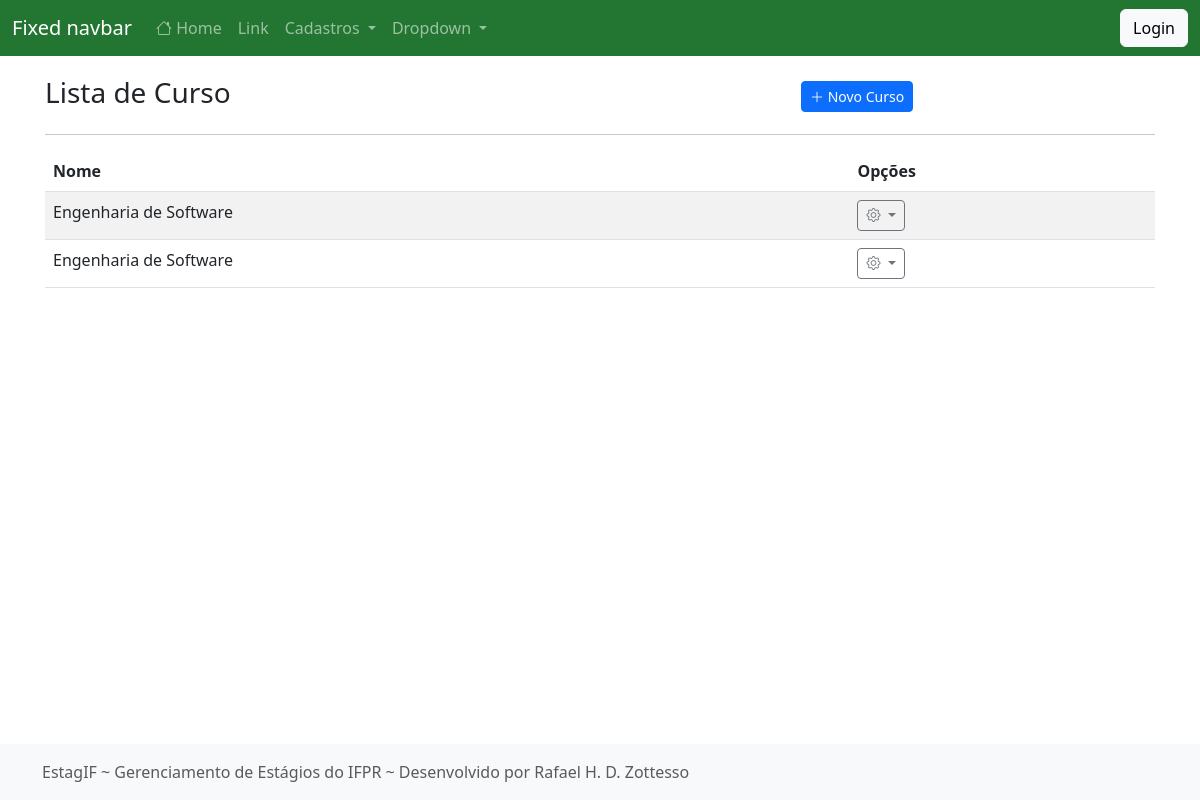
The app's page /listar/curso/, older data.
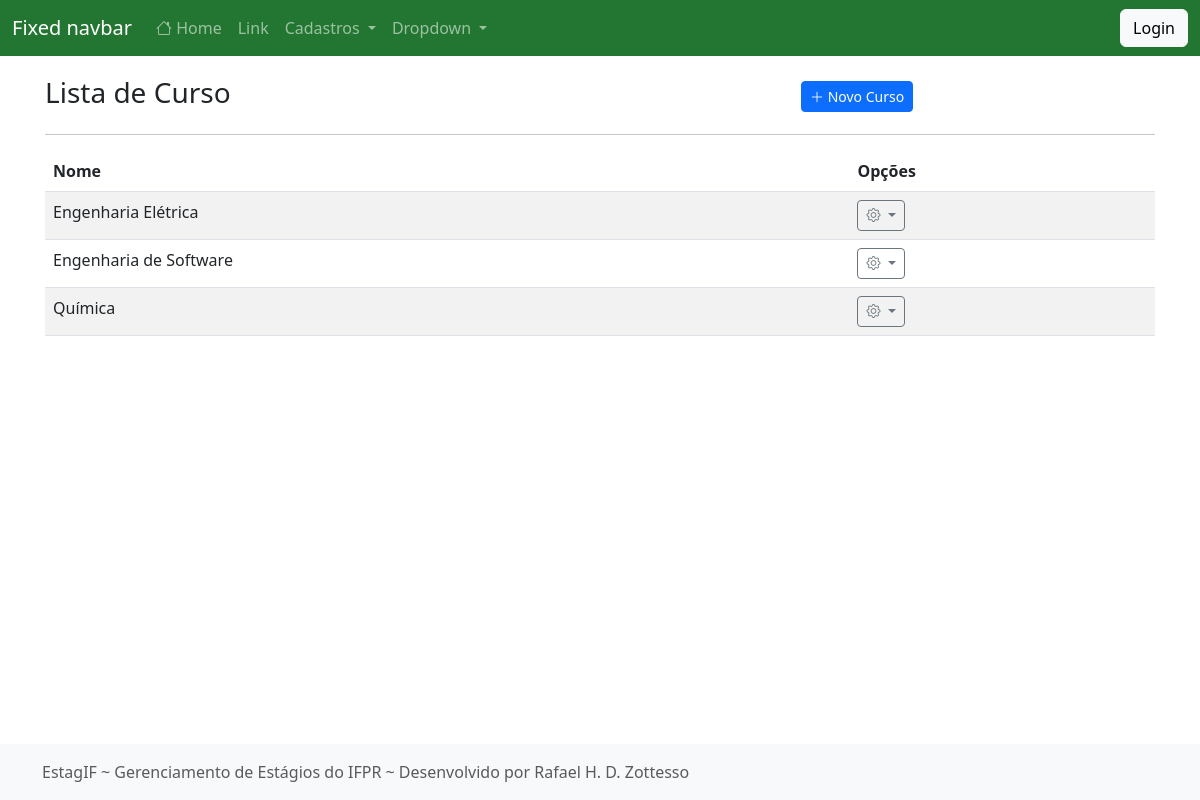
The same page, newer data.
### cadastros/models.py (models this page shows, shortened)
class Curso(models.Model):
    nome = models.CharField(max_length=50)
    atualizado_em = models.DateTimeField(auto_now=True)
    cadastrado_em = models.DateTimeField(auto_now_add=True)

### cadastros/views.py (the view)
# urls.py: path("listar/curso/", CursoList.as_view(), name="listar-curso"),
class CursoList(ListView):
    model = Curso
    template_name = "cadastros/list/curso.html"

### cadastros/templates/cadastros/list/curso.html (shortened to what this page needs)
{% extends 'paginas/modelo.html' %}
{% load static %}
{% block conteudo %}
<div class="row justify-content-center align-items-center mt-3">
    <div class="col-md-8">
        <h3 class="">Lista de Curso</h3>
    </div>
    <div class="col-md">
        <a href="{% url 'cadastrar-curso' %}" class="btn btn-primary btn-sm">
            <i class="bi bi-plus-lg"></i>
            Novo Curso
        </a>
    </div>
</div>
<hr>
<div class="table-responsive-lg">
    <table class="table table-striped">
        <thead>
            <tr>
                <th>Nome</th>
                <th>Opções</th>
            </tr>
        </thead>
        <tbody>
            {% for obj in object_list %}
            <tr class="">
                <td>{{ obj.nome }}</td>
                <td>
                    <div class="dropdown">
                        <a class="btn btn-sm btn-outline-secondary dropdown-toggle" href="#" role="button" data-bs-toggle="dropdown" aria-expanded="false">
                            <i class="bi bi-gear"></i>
                        </a>
                      </div>
                </td>
            </tr>
            {% empty %}
            <tr>
                <th colspan="100%">Nenhum registro encontrado.</th>
            </tr>
            {% endfor %}
        </tbody>
    </table>
</div>
{% endblock %}

### paginas/templates/paginas/modelo.html (shortened to what this page needs)
{% load static %}
<!doctype html>
<html lang="pt-br" class="h-100">
<head>
    <link href="{% static 'css/bootstrap.min.css' %}" rel="stylesheet">
    <link href="{% static 'css/sticky-footer-navbar.css' %}" rel="stylesheet">
    <link href="{% static 'css/ifpr.css' %}" rel="stylesheet">
    <link rel="stylesheet" href="https://cdn.jsdelivr.net/npm/bootstrap-icons@1.10.3/font/bootstrap-icons.css">
</head>
<body class="d-flex flex-column h-100">
    {% block menu %}
    <header>
        <nav class="navbar navbar-expand-md navbar-dark fixed-top bg-verde-escuro">
            <div class="container-fluid">
                <a class="navbar-brand" href="#">Fixed navbar</a>
                <div class="collapse navbar-collapse" id="navbarCollapse">
                    <ul class="navbar-nav me-auto mb-2 mb-md-0">
                        <li class="nav-item">
                            <a class="nav-link" aria-current="page" href="{% url 'pagina-inicial' %}"><i class="bi bi-house"></i> Home</a>
                        </li>
                        <li class="nav-item">
                            <a class="nav-link" href="#">Link</a>
                        </li>
                        <li class="nav-item dropdown">
                            <a class="nav-link dropdown-toggle" href="#" role="button" data-bs-toggle="dropdown"
                                aria-expanded="false">
                                Cadastros
                            </a>
                        </li>
                        <li class="nav-item dropdown">
                            <a class="nav-link dropdown-toggle" href="#" role="button" data-bs-toggle="dropdown"
                                aria-expanded="false">
                                Dropdown
                            </a>
                        </li>
                    </ul>
                    {% if not request.user.is_authenticated %}
                    <a href="{% url 'login' %}" class="btn btn-light">
                        Login
                    </a>
                    {% endif %}
                </div>
            </div>
        </nav>
    </header>
    {% endblock %}
    <main class="flex-shrink-0">
        <div class="container">
            {% block conteudo %}{% endblock %}
        </div>
    </main>
    <footer class="footer mt-auto py-3 bg-light">
        <div class="container">
            <span class="text-muted">
                {% block rodape %}
                EstagIF
                ~
                Gerenciamento de Estágios do IFPR
                ~
                Desenvolvido por Rafael H. D. Zottesso</span>
                {% endblock %}
        </div>
    </footer>
</body>
</html>

### static/css/sticky-footer-navbar.css (style rules this page uses)
main>.container { padding: 60px 15px 0; }
.bi { vertical-align: -.125em; fill: currentColor; }

### static/css/ifpr.css (style rules this page uses)
:root { --amarelo-claro: hsl(44, 100%, 58%); --amarelo: hsl(44, 100%, 48%); --amarelo-escuro: hsl(44, 100%, 38%); --azul-claro: hsl(201, 100%, 41%); --azul: hsl(201, 100%, 31%); --azul-escuro: hsl(201, 100%, 21%); --cinza-claro: #F1F1F1; --cinza: #BDBDBD; --cinza-escuro: #525252; --verde-claro: hsl(130, 54%, 50%); --verde: hsl(130, 54%, 40%); --verde-escuro: hsl(130, 54%, 30%); --vermelho-claro: hsl(358, 78%, 55%); --vermelho: hsl(358, 78%, 45%); --vermelho-escuro: hsl(358, 78%, 35%) }
.bg-verde-escuro { background-color: var(--verde-escuro); color: #ffffff; }

### paginas/templates/paginas/modelo.html (style rules this page uses)
.bi { vertical-align: 0; }

Row changes from the older to the newer data that the page shows:
changed Curso: nome "Engenharia de Software" → "Engenharia Elétrica"
added Curso: nome "Química"
